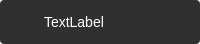
<?xml version="1.0" encoding="UTF-8"?>
<ui version="4.0">
 <class>TipWidget</class>
 <widget class="QWidget" name="TipWidget">
  <property name="geometry">
   <rect>
    <x>0</x>
    <y>0</y>
    <width>200</width>
    <height>44</height>
   </rect>
  </property>
  <property name="minimumSize">
   <size>
    <width>160</width>
    <height>44</height>
   </size>
  </property>
  <property name="maximumSize">
   <size>
    <width>200</width>
    <height>44</height>
   </size>
  </property>
  <property name="windowTitle">
   <string>Form</string>
  </property>
  <layout class="QHBoxLayout" name="main_layout">
   <property name="spacing">
    <number>0</number>
   </property>
   <property name="leftMargin">
    <number>0</number>
   </property>
   <property name="topMargin">
    <number>0</number>
   </property>
   <property name="rightMargin">
    <number>0</number>
   </property>
   <property name="bottomMargin">
    <number>0</number>
   </property>
   <item>
    <widget class="QFrame" name="frame">
     <property name="styleSheet">
      <string notr="true">#frame
{
background: rgba(0,0,0,0.80);
border-radius: 4px;
}</string>
     </property>
     <layout class="QHBoxLayout" name="horizontalLayout" stretch="1,5">
      <property name="spacing">
       <number>10</number>
      </property>
      <property name="leftMargin">
       <number>10</number>
      </property>
      <property name="topMargin">
       <number>0</number>
      </property>
      <property name="rightMargin">
       <number>0</number>
      </property>
      <property name="bottomMargin">
       <number>0</number>
      </property>
      <item>
       <widget class="QLabel" name="animation_lab">
        <property name="maximumSize">
         <size>
          <width>24</width>
          <height>24</height>
         </size>
        </property>
        <property name="styleSheet">
         <string notr="true">background:transparent;</string>
        </property>
        <property name="text">
         <string/>
        </property>
       </widget>
      </item>
      <item>
       <widget class="QLabel" name="tip_lab">
        <property name="styleSheet">
         <string notr="true">color:white;
background:transparent;font-size: 14px;</string>
        </property>
        <property name="text">
         <string>TextLabel</string>
        </property>
       </widget>
      </item>
     </layout>
    </widget>
   </item>
  </layout>
 </widget>
 <resources/>
 <connections/>
</ui>
